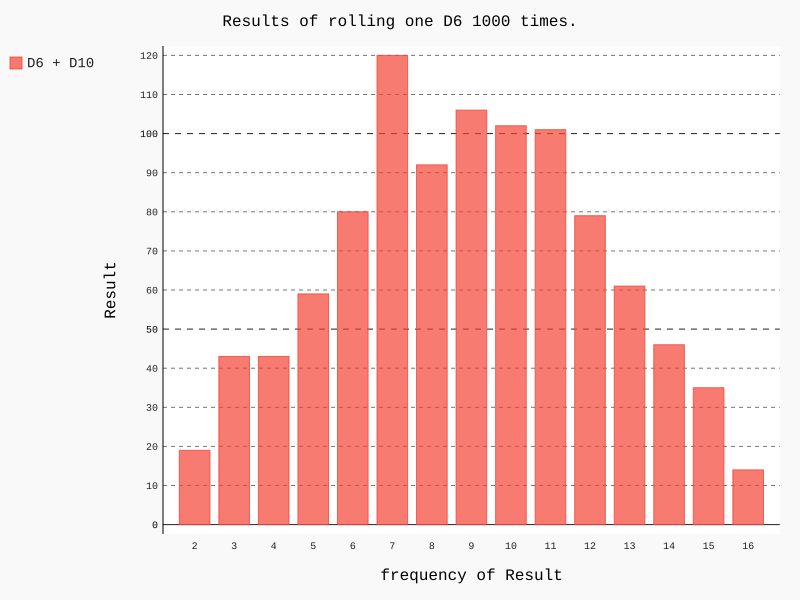

The script that drew this image:
#!/usr/bin/python3
from die import Die
import pygal

#创建一个D6
die1 = Die()
die2 = Die(10)
#掷几次骰子，并将结果存储在一个列表中
results = []

for roll_num in range(1000):
    result = die1.roll() + die2.roll()
    results.append(result)

#分析结果
frequencies = []
max_result = die1.num_sides + die2.num_sides
for value in range(2,max_result+1):
    frequency = results.count(value)
    #frequencies.append(value)
    frequencies.append(frequency)

#print (frequencies)

#对结果进行可视化
hist = pygal.Bar()
hist.title = "Results of rolling one D6 1000 times."
hist.x_labels = list(range(2,17))
hist.y_title = "Result"
hist.x_title = "frequency of Result"

hist.add('D6 + D10',frequencies)
hist.render_to_file('die_visual.svg')
